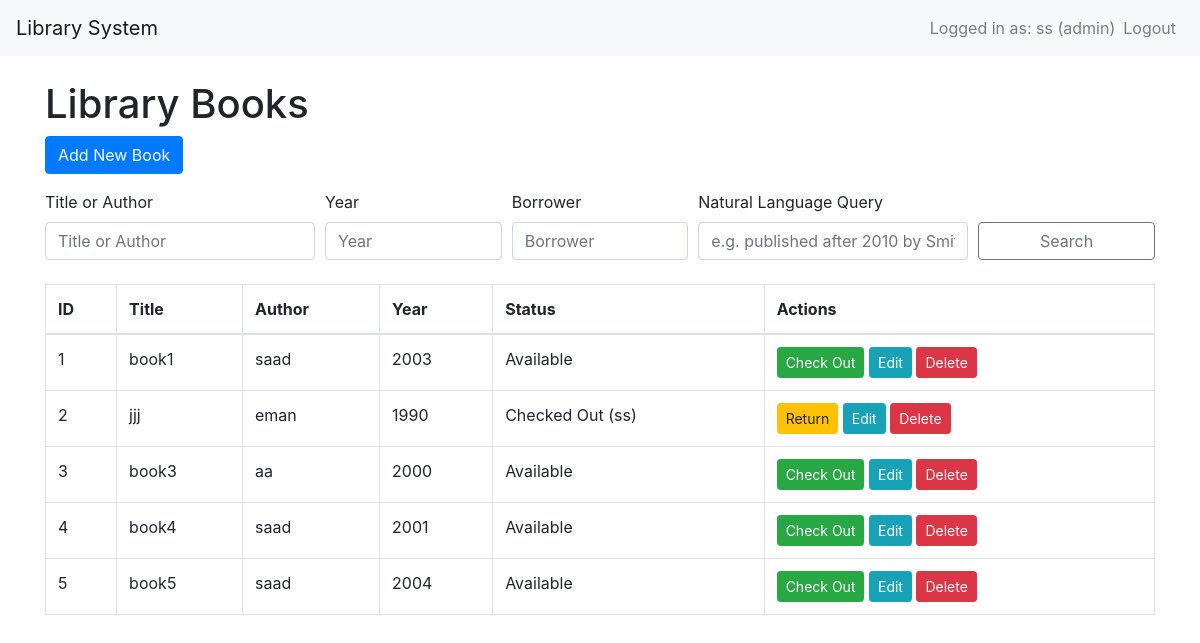
The app's page / (signed in) with its own data.
### app.py (models this page shows, shortened)
class User(db.Model, UserMixin):
    id = db.Column(db.Integer, primary_key=True)
    email = db.Column(db.String(150), unique=True, nullable=False)
    name = db.Column(db.String(150), nullable=False)
    role = db.Column(db.String(50), default='user')  # Either 'user' or 'admin'
    password_hash = db.Column(db.String(150), nullable=False)

class Book(db.Model):
    id = db.Column(db.Integer, primary_key=True)
    title = db.Column(db.String(150), nullable=False)
    author = db.Column(db.String(150), nullable=False)
    year = db.Column(db.Integer)
    checked_out = db.Column(db.Boolean, default=False)
    borrower = db.Column(db.String(150), default='')

### app.py (the view)
@app.route('/')
@login_required
def index():
    query = request.args.get('query', '')
    year = request.args.get('year', '')
    borrower = request.args.get('borrower', '')
    nlp_query = request.args.get('nlp_query', '')
    filters = []
    if query:
        filters.append(or_(
            Book.title.ilike(f'%{query}%'),
            Book.author.ilike(f'%{query}%')
        ))
    if year:
        try:
            filters.append(Book.year == int(year))
        except ValueError:
            flash('Year must be an integer.', 'danger')
            return redirect(url_for('index'))
    if borrower:
        filters.append(Book.borrower.ilike(f'%{borrower}%'))
    if nlp_query:
        filters += process_nlp_query(nlp_query)
    books = Book.query.filter(*filters).all() if filters else Book.query.all()
    recommendations = get_recommendations(current_user)
    return render_template(
        'index.html',
        books=books,
        query=query,
        year=year,
        borrower=borrower,
        nlp_query=nlp_query,
        recommendations=recommendations
    )

### app.py (called while the page is built)
def get_recommendations(user):
    user_books = Book.query.filter_by(borrower=user.name, checked_out=True).all()
    if user_books:
        favorite_authors = set(book.author for book in user_books)
        recommendations = Book.query.filter(
            Book.author.in_(favorite_authors),
            Book.borrower != user.name  # Avoid recommending books the user already has
        ).all()
        return recommendations
    else:
        default_recommendations = Book.query.order_by(Book.year.desc()).limit(3).all()
        return default_recommendations

@login_manager.user_loader
def load_user(user_id):
    return User.query.get(int(user_id))

### templates/index.html (shortened to what this page needs)
{% extends "base.html" %}
{% block content %}
<h1>Library Books</h1>
{% if current_user.role == 'admin' %}
  <a class="btn btn-primary mb-3" href="{{ url_for('add_book') }}">Add New Book</a>
{% endif %}
<form method="GET" action="{{ url_for('index') }}" class="mb-3">
    <div class="form-row">
      <div class="col-md-3 mb-2">
        <label for="query">Title or Author</label>
        <input type="text" id="query" name="query" class="form-control" placeholder="Title or Author" value="{{ query }}">
      </div>
      <div class="col-md-2 mb-2">
        <label for="year">Year</label>
        <input type="number" id="year" name="year" class="form-control" placeholder="Year" value="{{ year }}">
      </div>
      <div class="col-md-2 mb-2">
        <label for="borrower">Borrower</label>
        <input type="text" id="borrower" name="borrower" class="form-control" placeholder="Borrower" value="{{ borrower }}">
      </div>
      <div class="col-md-3 mb-2">
        <label for="nlp_query">Natural Language Query</label>
        <input type="text" id="nlp_query" name="nlp_query" class="form-control" placeholder="e.g. published after 2010 by Smith" value="{{ nlp_query }}">
      </div>
      <div class="col-md-2 mb-2">
        <label>&nbsp;</label>
        <button class="btn btn-outline-secondary btn-block" type="submit">Search</button>
      </div>
    </div>
  </form>
<table class="table table-bordered">
  <thead>
    <tr>
      <th>ID</th>
      <th>Title</th>
      <th>Author</th>
      <th>Year</th>
      <th>Status</th>
      <th>Actions</th>
    </tr>
  </thead>
  <tbody>
    {% for book in books %}
    <tr>
      <td>{{ book.id }}</td>
      <td>{{ book.title }}</td>
      <td>{{ book.author }}</td>
      <td>{{ book.year or 'N/A' }}</td>
      <td>
        {% if book.checked_out %}
          Checked Out ({{ book.borrower }})
        {% else %}
          Available
        {% endif %}
      </td>
      <td>
            {% if not book.checked_out %}
              <a href="{{ url_for('checkout_book', book_id=book.id) }}" class="btn btn-sm btn-success">Check Out</a>
            {% else %}
              <form action="{{ url_for('return_book', book_id=book.id) }}" method="POST" style="display:inline;">
                <button type="submit" class="btn btn-sm btn-warning">Return</button>
              </form>
            {% endif %}
            {% if current_user.role == 'admin' %}
              <a href="{{ url_for('edit_book', book_id=book.id) }}" class="btn btn-sm btn-info">Edit</a>
              <form action="{{ url_for('delete_book', book_id=book.id) }}" method="POST" style="display:inline;">
                <button type="submit" class="btn btn-sm btn-danger" onclick="return confirm('Are you sure you want to delete this book?');">Delete</button>
              </form>
            {% endif %}
      </td>
    </tr>
    {% endfor %}
  </tbody>
</table>
{% endblock %}

### templates/base.html (shortened to what this page needs)
<!doctype html>
<html lang="en">
<head>
  <link rel="stylesheet" href="https://stackpath.bootstrapcdn.com/bootstrap/4.5.2/css/bootstrap.min.css">
</head>
<body>
  <nav class="navbar navbar-expand-lg navbar-light bg-light">
    <a class="navbar-brand" href="{{ url_for('index') }}">Library System</a>
    <div class="collapse navbar-collapse">
      <ul class="navbar-nav ml-auto">
        {% if current_user.is_authenticated %}
          <li class="nav-item">
            <span class="navbar-text">
              Logged in as: {{ current_user.name }} ({{ current_user.role }})
            </span>
          </li>
          <li class="nav-item">
            <a class="nav-link" href="{{ url_for('logout') }}">Logout</a>
          </li>
        {% endif %}
      </ul>
    </div>
  </nav>
  <div class="container mt-4">
    {% block content %}{% endblock %}
  </div>
</body>
</html>

### records on screen
User: name "ss", role "admin"
Book: id "1", title "book1", author "saad", year "2003", checked_out "Available"
Book: id "2", title "jjj", author "eman", year "1990", borrower "ss"
Book: id "3", title "book3", author "aa", year "2000", checked_out "Available"
Book: id "4", title "book4", author "saad", year "2001", checked_out "Available"
Book: id "5", title "book5", author "saad", year "2004", checked_out "Available"
